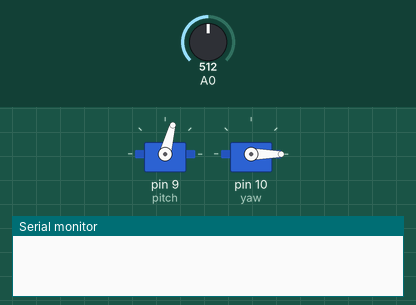
Recording of a sketch running on a simulated Arduino Uno, built with avr-gcc and run on an emulated ATmega328P. Parts: 2 × servo, the last lines printed to the serial monitor. The test bench sets the inputs (shaded band); at power-on: A0 = 512.

Above: at 0.1 s.
At 10.57 s:
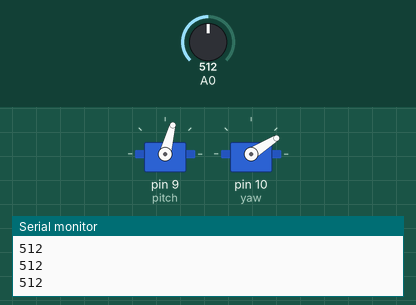
At 19.08 s:
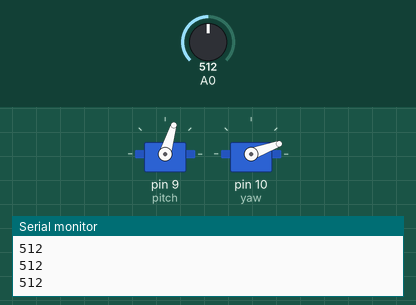
At 36.1 s:
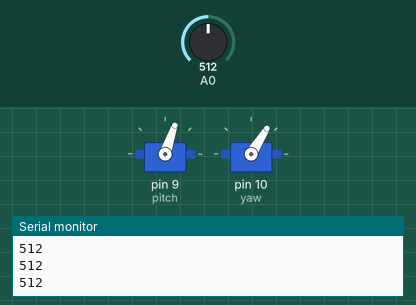
Timing chart, 0 to 40.0 s (numbered marks = the images above):
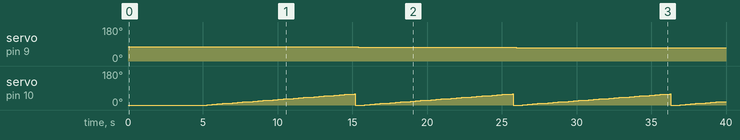

The sketch:

ArduinoRotateMotors.ino
```cpp
//Include Servo library
#include <Servo.h>

//Setup global veriables for Servo and theta
Servo pitch;
Servo yaw;
int phi = 75;
int theta = 0;

int step_size = 2; //degrees per increment
int xres = 30; //x resolution
int yres = 20; //y resolution


void setup() {
  pitch.attach(9);
  yaw.attach(10);

  long baudRate = 9600;
  Serial.begin(baudRate);

  pitch.write(phi);
  yaw.write(theta);
  delay(5000);

  sweep_2d(xres, yres);
}

void loop() {
  delay(1000);
}

void increment_pitch(int deg) {
  phi -= deg;
  pitch.write(phi);
  delay(deg * 20);
}

void increment_yaw(int deg) {
  theta += deg;
  yaw.write(theta);
  delay(deg * 20);
}

void sweep_1d(int increments) {
  int dist = 0;

  for (int i = 0; i < increments; i += 1) {
    dist = analogRead(A0);
    Serial.println(dist);
    delay(300);
    increment_yaw(step_size);
  }

  theta = 0;
  yaw.write(theta);
  delay(200);
}

void sweep_2d(int xincrements, int yincrements) {
  for (int j = 0; j < yincrements; j += 1) {
    sweep_1d(xincrements);
    increment_pitch(step_size);
    delay(100);
  }

  phi = 75;
  pitch.write(phi);
}
```

Measured:
- by itself, servo on pin 9 (pitch): 75° → 73° at 15.4 s, → 71° 10.6 s later, → 69° 10.6 s later
- by itself, servo on pin 10 (yaw): ramps from 0° to 60° and jumps back, once every 10.6 s
